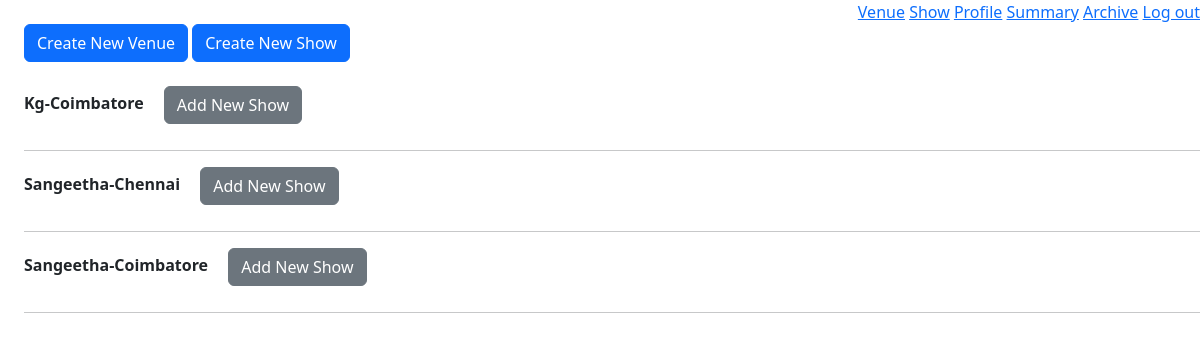
Screenshot of /admin/1/home (signed in) with the database file from the repository.
### models/module.py (models this page shows)
class Venue(db.Model):
    venue_id = db.Column(db.Integer, autoincrement=True, primary_key=True)
    venue_name = db.Column(db.String(32), nullable=False)
    place = db.Column(db.String(32))
    location = db.Column(db.String(32), nullable=False)
    max_capacity = db.Column(db.Integer, nullable=False)
    fare2D = db.Column(db.Integer, nullable=False)
    fare3D = db.Column(db.Integer, nullable=False)
    venueShows = db.relationship("Show", backref="venues", secondary="show_venue")

### application/controllers/adminHome.py (the view, shortened to what this page needs)
@app.route("/admin/<int:a_id>/home", methods={"GET", "POST"})
def adminHome(a_id):
    v = Venue.query.all()
    list = []
    for e in v:
        allVenueShow = ShowVenue.query.filter(
            ShowVenue.venue_id == e.venue_id, ShowVenue.time > datetime.now()
        ).order_by(ShowVenue.time).all()
        eachjson = {}
        eachjson["venue_id"] = e.venue_id
        eachjson["venue_name"] = e.venue_name
        eachjson["place"] = e.place
        eachjson["location"] = e.location
        eachjson["shows"] = []
        list.append(eachjson)
    return render_template("admin/adminHome.html", Venue=list, adminId=a_id)

### app.py (called while the page is built)
@login_manager.user_loader
def load_user(user_id):
    return Users.query.filter_by(user_id=user_id).first()

### templates/admin/adminHome.html (shortened to what this page needs)
<!DOCTYPE html>
<html>
<head>
  <link href="https://cdn.jsdelivr.net/npm/bootstrap@5.3.0-alpha1/dist/css/bootstrap.min.css" rel="stylesheet"
 />
  <link rel="stylesheet" href="https://cdnjs.cloudflare.com/ajax/libs/font-awesome/4.7.0/css/font-awesome.min.css" />
</head>
<body>
  <div style="text-align: right">
    <a href="/admin/{{adminId}}/venue">Venue</a>
    <a href="/admin/{{adminId}}/show">Show</a>
    <a href="/admin/{{adminId}}/profile">Profile</a>
    <a href="/admin/{{adminId}}/summary">Summary</a>
    <a href="/admin/{{adminId}}/archive">Archive</a>
    <a href="/admin/login">Log out</a>
  </div>
  <div style="margin-left: 2%">
    <a href="/admin/{{adminId}}/venue/create" class="btn btn-primary">Create New Venue</a>
    <a href="/admin/{{adminId}}/show/create" class="btn btn-primary">Create New Show</a>
    <br />
    <br />
    {%for each in Venue%}
    <b class="text-capitalize">{{each.venue_name}}-{{each.location}}&emsp;</b>
    <a href="/admin/{{adminId}}/venue/{{each.venue_id}}/allocate" name="add" class="btn btn-secondary">Add New Show</a>
    <hr />
    {%endfor%}
  </div>
</body>
</html>

### rows the page displays
Venue: venue_name "Kg", location "Coimbatore"
Venue: venue_name "Sangeetha", location "Chennai"
Venue: venue_name "Sangeetha", location "Coimbatore"
